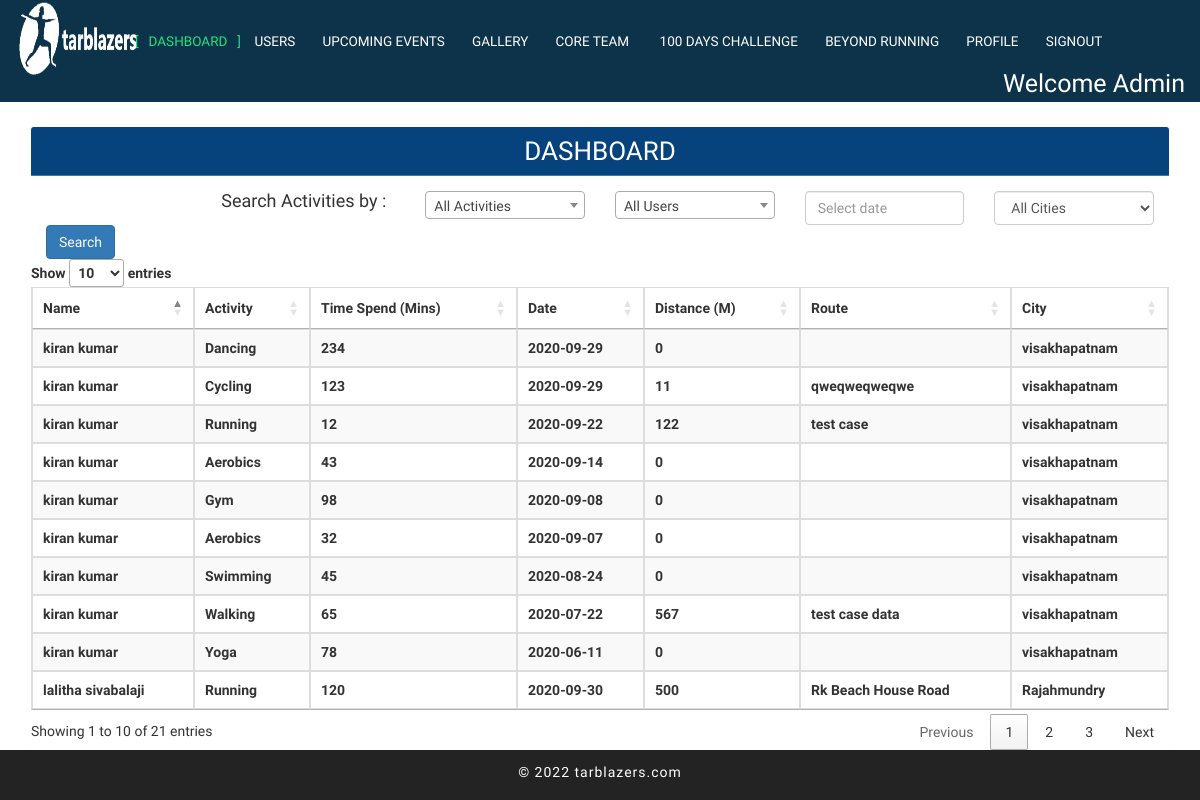
Page /admin/dashboard.php (signed in) on the committed database.
### tables this page shows
CREATE TABLE `user_activities` (
  `id` int(11) NOT NULL,
  `user_id` int(11) NOT NULL,
  `activity_id` int(11) NOT NULL,
  `distance` int(11) DEFAULT NULL COMMENT 'in meters',
  `time` int(11) NOT NULL COMMENT 'in minutes',
  `date` date NOT NULL,
  `route` varchar(255) DEFAULT NULL,
  `city` varchar(255) DEFAULT NULL,
  `status` tinyint(4) NOT NULL DEFAULT 1,
  `created_on` datetime NOT NULL DEFAULT current_timestamp()
);

CREATE TABLE `activities` (
  `activity_id` int(11) NOT NULL,
  `name` varchar(255) NOT NULL,
  `status` tinyint(4) NOT NULL DEFAULT 1,
  `created_on` datetime NOT NULL DEFAULT current_timestamp()
);

CREATE TABLE `users` (
  `user_id` int(11) NOT NULL,
  `firstname` varchar(255) NOT NULL,
  `lastname` varchar(255) NOT NULL,
  `mobile` varchar(255) NOT NULL,
  `email` varchar(255) NOT NULL,
  `city` varchar(255) NOT NULL,
  `password` varchar(255) NOT NULL,
  `dob` date NOT NULL,
  `gender` enum('male','female') NOT NULL,
  `role` enum('admin','user') DEFAULT 'user',
  `status` tinyint(4) NOT NULL DEFAULT 1,
  `created_on` datetime NOT NULL DEFAULT current_timestamp()
);

### admin/dashboard.php (the view, shortened to what this page needs)
<?php
    include '../db_connection.php';
    $activities = $users = $list = $cities =  array();
    $activity_key = $user_key = $list_key = 0;
    $list_query = "SELECT * FROM `user_activities` JOIN `users` ON users.user_id=user_activities.user_id JOIN `activities` ON activities.activity_id=user_activities.activity_id ORDER BY user_activities.date DESC";
    $list_res = $conn->query($list_query);
    while($row = $list_res->fetch_assoc()) {
        $list[$list_key]['id'] = $row['id'];
        $list[$list_key]['user_name'] = $row['firstname']." ".$row['lastname'];
        $list[$list_key]['name'] = $row['name'];
        $list[$list_key]['time'] = $row['time'];
        $list[$list_key]['date'] = $row['date'];
        $list[$list_key]['distance'] = $row['distance'];
        $list[$list_key]['activity_id'] = $row['activity_id'];
        $list[$list_key]['user_id'] = $row['user_id'];
        $list[$list_key]['route'] = $row['route'];
         $list[$list_key]['city'] = $row['city'];
        $list_key++;
    }
?>
<!DOCTYPE html>
<html lang="en">
<head>
    <link rel="stylesheet" href="../css/bootstrap.css">
    <link rel="stylesheet" href="../css/style.css" type="text/css" media="all" />
    <link rel="stylesheet" href="../css/font-awesome.css">
    <link rel='stylesheet' type='text/css' href='../css/jquery.easy-gallery.css' />
    <link rel="stylesheet" type="text/css" href="https://cdn.datatables.net/1.10.22/css/jquery.dataTables.min.css">
</head>
<body>
    <div class="Main-agile">
        <div class="header-bottom">
            <div class="container-fluid">
                <nav class="navbar navbar-default">
                    <div class="navbar-header">
                        <div class="logo" style="margin-left: 2%;">
                            <img src="../images/logo10.png" width="120" height="76" alt=" ">
                        </div>
                    </div>
                    <div class="collapse navbar-collapse nav-wil" id="bs-example-navbar-collapse-1">
                        <nav class="cl-effect-1" id="cl-effect-1">
                            <ul class="nav navbar-nav">
                                <li class="active">
                                    <a href="dashboard.php">DashBoard</a>
                                </li>
                                <li><a href="users.php">USERS</a></li>
                                <li><a href="upcoming_events.php">Upcoming Events</a></li>
                                <li><a href="gallery.php">Gallery</a></li>
                                <li><a href="coreteam.php">Core Team</a></li>
                                <li><a href="100dayschallenge.php"> 100 Days Challenge</a></li>
                                <li><a href="beyond_running.php">Beyond Running</a></li>
                                <li><a href="profile.php">Profile</a></li>
                                <li><a href="logout.php">Signout</a></li>
                            </ul>
                            <span class="pull-right" style="color:white;font-size:25px;margin-top:15px;">Welcome <?php echo $_SESSION['name']?></span>
                        </nav>
                    </div>
                </nav>
            </div>
        </div>
    </div>
    <div class="container" style="margin-top: 2%; height: 600px">
        <div class="panel panel-primary">
            <div class="panel-heading" style="text-align: center;">
                <h1 class="m_3">DASHBOARD</h1>
            </div>
            <div class="panel-body">
                <div class="row">
                    <div class="col-md-4" style="text-align: right;">
                        <h4><span>Search Activities by : &nbsp;</span></h4>
                    </div>
                    <div class="col-md-2">
                    </div>
                    <div class="col-md-2">
                    </div>
                    <div class="col-md-2">
                        <input type="text" name="date" class="form-control" placeholder="Select date" id="date">
                    </div>
                    <div class="col-md-2">
                        <select class="form-control" name="city_id" id="city_id" onchange="return changeCity(this.value);">
                            <option value="all" selected>All Cities</option>
                        </select>
                    </div>
                    <div class="col-md-2">
                        <button class="btn btn-primary" id="search">Search </button>
                    </div>
                </div>
                <div class="row">
                    <table class="table table-hover table-bordered table-striped" id="dashboard_table">
                        <thead>
                            <tr>
                                <th>Name</th>
                                <th>Activity</th>
                                <th>Time Spend (Mins)</th>
                                <th>Date</th>
                                <th>Distance (M)</th>
                                <th>Route</th>
                                <th>City</th>
                            </tr>
                        </thead>
                        <tbody id="dashboard_body">
                            <?php foreach ($list as $key => $value): ?>
                                <tr>
                                    <th><?php echo $value['user_name']; ?></th>
                                    <th><?php echo $value['name']; ?></th>
                                    <th><?php echo $value['time']; ?></th>
                                    <th><?php echo $value['date']; ?></th>
                                    <th><?php echo $value['distance']; ?></th>
                                    <th><?php echo $value['route']; ?></th>
                                    <th><?php echo $value['city']; ?></th>
                                </tr>
                            <?php endforeach ?>
                        </tbody>
                    </table>
                </div>
            </div>
        </div>
    </div>
    <div class="footer">
        <p class="agileinfo"> &copy; 2022 tarblazers.com</p>
    </div>
    <link rel="stylesheet" type="text/css" href="https://cdnjs.cloudflare.com/ajax/libs/select2/4.0.13/css/select2.min.css">
    <link rel="stylesheet" href="//code.jquery.com/ui/1.12.1/themes/base/jquery-ui.css">
</body>
</html>

### css/style.css (style rules this page uses)
body { padding:0; margin:0; font-family: 'Hind Vadodara', sans-serif; background:#fff; position:relative; }
body a { transition:0.5s all; -webkit-transition:0.5s all; -moz-transition:0.5s all; -o-transition:0.5s all; -ms-transition:0.5s all; }
h1,h2,h3,h4,h5,h6 { margin:0; font-family: 'Exo 2', sans-serif; }
p { margin:0; font-family: 'Hind Vadodara', sans-serif; letter-spacing:1px; margin-top: 1%; }
ul { margin:0; padding:0; }
.cl-effect-1 a::before, .cl-effect-1 a::after { display: inline-block; opacity: 0; -webkit-transition: -webkit-transform 0.3s, opacity 0.2s; -moz-transition: -moz-transform 0.3s, opacity 0.2s; transition: transform 0.3s, opacity 0.2s; }
.cl-effect-1 a::before { margin-right: 10px; content: '['; -webkit-transform: translateX(20px); -moz-transform: translateX(20px); transform: translateX(20px); }
.cl-effect-1 a::after { margin-left: 10px; content: ']'; -webkit-transform: translateX(-20px); -moz-transform: translateX(-20px); transform: translateX(-20px); }
.cl-effect-1 a:hover::before, .cl-effect-1 a:hover::after, .cl-effect-1 a:focus::before, .cl-effect-1 a:focus::after,.navbar-nav li.active a::before,.navbar-nav li.active a::after, .navbar-nav li.active a:focus::before, .navbar-nav li.active a:focus::after { opacity: 1; -webkit-transform: translateX(0px); -moz-transform: translateX(0px); transform: translateX(0px); }
.navbar-default { background: none; border: none; }
.navbar { margin-bottom: 0; }
.navbar-collapse { padding: 0; box-shadow: none; }
.navbar-default .navbar-collapse, .navbar-default .navbar-form { border: none; }
.navbar-nav { float:left; padding-top: 0.5%; }
.navbar-default .navbar-nav > li > a { color: #fff; }
.navbar-default .navbar-nav > .active > a, .navbar-default .navbar-nav > .active > a:hover, .navbar-default .navbar-nav > .active > a:focus { background: none; color:#22e27d; }
.navbar-nav > li > a { font-size: 13px; text-transform: uppercase; padding: 20px 0px 0; }
.header-bottom { position: relative; padding: 1em 0; }
.Main-agile { position: relative; }
@media (max-width: 1366px) { .header-bottom { padding: 0 0; background-color: #0d334a; } }

### admin/dashboard.php (style rules this page uses)
.navbar-nav>li>a { font-size: 13.5px; text-transform: uppercase; padding: 25px 0px 0; }
html, body { max-width: 100%; }
img { vertical-align: middle; }
img { border: 0; }
* { -webkit-box-sizing: border-box; -moz-box-sizing: border-box; box-sizing: border-box; }
a:link, a:visited, a:active, a:hover { color: #333; }
a { color: #428bca; text-decoration: none; }
a { color: #333; outline: none; padding-left: 3px; padding-right: 3px; }
a:-webkit-any-link { color: -webkit-link; cursor: pointer; }
.panel>.panel-heading { background-image: none; background-color: #06427b; color: white; }
.panel-primary { border-color: #ffffff; }
h1, .h1 { font-size: 26px !important; }
.footer { height: 50px; position: fixed; left: 0; bottom: 0; margin-bottom: 0px; width: 100%; background-color: #232323; text-align: center; font-weight: 300; font-size: 14px; color: #ffffff; z-index: 9999; }

### rows in the picture
user_activities: user_name "lalitha sivabalaji", activity.name "Running", time "120", date "2020-09-30", distance "500", route "Rk Beach House Road", user.city "Rajahmundry"
user_activities: user_name "kiran kumar", activity.name "Dancing", time "234", date "2020-09-29", distance "0", user.city "visakhapatnam"
user_activities: user_name "kiran kumar", activity.name "Cycling", time "123", date "2020-09-29", distance "11", route "qweqweqweqwe", user.city "visakhapatnam"
user_activities: user_name "kiran kumar", activity.name "Running", time "12", date "2020-09-22", distance "122", route "test case", user.city "visakhapatnam"
user_activities: user_name "kiran kumar", activity.name "Aerobics", time "43", date "2020-09-14", distance "0", user.city "visakhapatnam"
user_activities: user_name "kiran kumar", activity.name "Gym", time "98", date "2020-09-08", distance "0", user.city "visakhapatnam"
user_activities: user_name "kiran kumar", activity.name "Aerobics", time "32", date "2020-09-07", distance "0", user.city "visakhapatnam"
user_activities: user_name "kiran kumar", activity.name "Swimming", time "45", date "2020-08-24", distance "0", user.city "visakhapatnam"
user_activities: user_name "kiran kumar", activity.name "Walking", time "65", date "2020-07-22", distance "567", route "test case data", user.city "visakhapatnam"
user_activities: user_name "kiran kumar", activity.name "Yoga", time "78", date "2020-06-11", distance "0", user.city "visakhapatnam"

### other values in the picture
$_SESSION['name'] "Admin"
